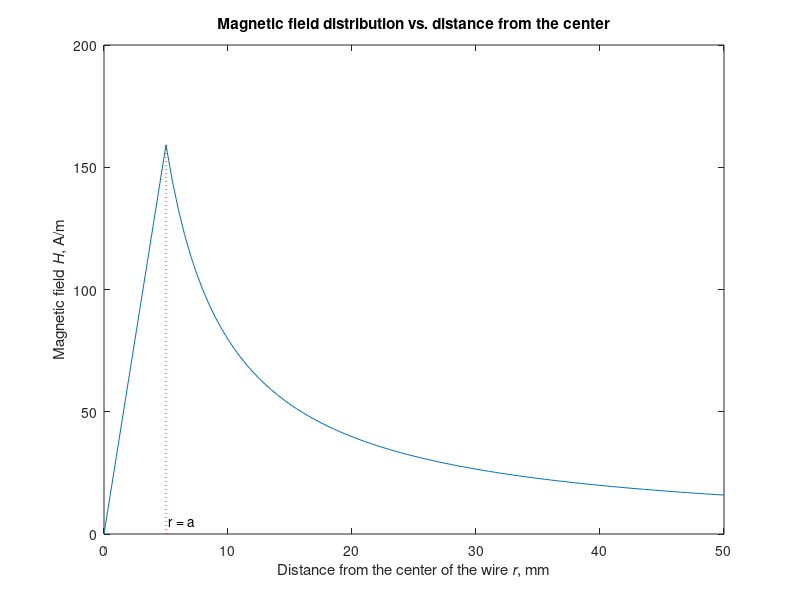

This chart was generated by the following MATLAB code:
%
%   This program computes magnetic field produced
%   by a constant current in the wire as described
%   in Example 2.1
% 
%   Copyright (c) 1999 by P.Bretchko and R.Ludwig
%   "RF Circuit Design: Theory and Practice"
%

clear all; % clear all variables
close all; % close all opened graphs
figure;    % open new graph

% define parameters
I=5;     % electric current flowing through wire [in Amperes] 
a=0.005; % radius of the wire [in meters]
r_max=10*a; % maximum distance from the center of the wire
            % for which the magnetic field will be computer 

N=100;
r=(0:N)/N*r_max;
for k=1:N+1
   if(r(k)<=a)
      H(k)=I*r(k)/(2*pi*a*a); % magnetic field inside of the wire
   else
      H(k)=I/(2*pi*r(k));     % magnetic field outside of the wire
   end;
end;

plot(r*1000,H);
hold on;
plot([a a]*1000,[0 160],'r:');
text(5.2,5,'r = a');

title('Magnetic field distribution vs. distance from the center');
xlabel('Distance from the center of the wire {\itr}, mm');
ylabel('Magnetic field {\itH}, A/m');

% print -deps 'fig2_14.eps' % if uncommented -> saves a copy of plot in EPS format
